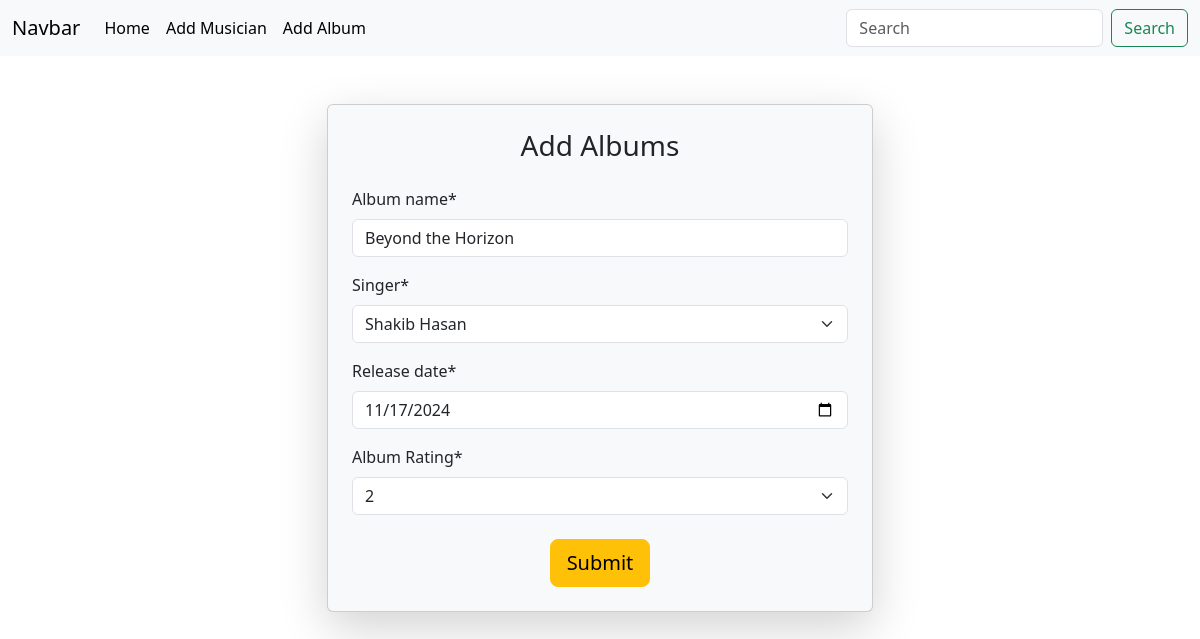
Screenshot of /albums/edit_album/12 with the database file from the repository.
### albums_app/models.py (models this page shows, shortened)
class Album(models.Model):
    album_name = models.CharField(max_length=20)
    singer = models.ForeignKey(Musician, on_delete=models.CASCADE, default =None)
    release_date = models.DateField()
    album_rating = models.CharField(max_length=20, default=None)

### albums_app/views.py (the view)
# urls.py: path('edit_album/<int:id>', views.edit_album, name= 'edit_album'),
def edit_album(request,id):
    album = models.Album.objects.get(pk=id)
    album_form = AlbumForm(instance=album)
    if request.method == 'POST':
        album_form = AlbumForm(request.POST, instance = album)
        if album_form.is_valid():
            album_form.save()
            return redirect('home')
    return render(request, 'album.html', {'form': album_form})

### albums_app/forms.py
class AlbumForm(forms.ModelForm):
    RATING_CHOICES = [
        ('1', '1'),
        ('2', '2'),
        ('3', '3'),
        ('4', '4'),
        ('5', '5'),
    ]
    album_rating = forms.ChoiceField(choices=RATING_CHOICES, label="Album Rating")
    class Meta:
        model = Album
        fields = '__all__'
        widgets = {'release_date': forms.DateInput(attrs={'type': 'date'})}

### musicians_app/models.py (called while the page is built)
    def __str__(self):
        return f'{self.first_name} {self.last_name}'

### albums_app/templates/album.html (shortened to what this page needs)
{% extends "base.html" %}
{% block content %}
{% load crispy_forms_tags %}
<div class="container mt-5">
    <div class="row justify-content-center">
      <div class="col-md-6">
        <div class="card shadow-lg bg-light p-4">
          <h3 class="card-title text-center mb-4">Add Albums</h3>
          <form method="post">
            {{ form|crispy }}
            <div class="text-center mt-4">
              <button type="submit" class="btn btn-warning btn-lg">Submit</button>
            </div>
          </form>
        </div>
      </div>
    </div>
  </div>
{% endblock %}

### rows the page displays
Album: album_name "Beyond the Horizon", singer "Shakib Hasan", release_date "11/17/2024", album_rating "2"
